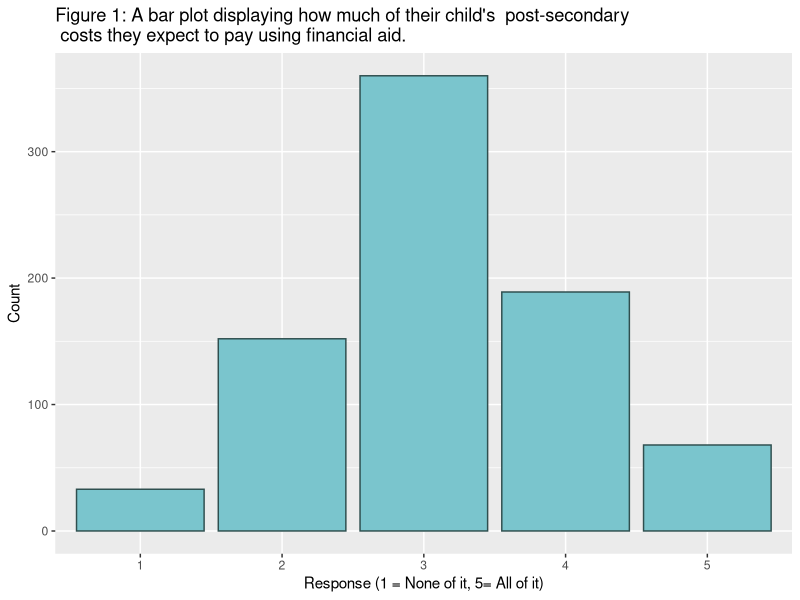

Generate this figure with R:
## ---- chunk 1

# Here you can load in and clean the data (you may need to do the cleaning in a separate R script - this is up to you). 
library(tidyverse)


# You may need additional chunks, in case you want to include some of the cleaning output.

## ---- chunk 2

# Here you can simulate and clean the data. 

# You may need additional chunks, in case you want to include some of the cleaning output. 

# I have included some example code below, but it should be changed, as it is likely not relevant and doesn't really appropriately simulate heights.

set.seed(500)

probs <- c(4.4, 20.4, 45.4, 20.4, 9.4)

sim_data <- sample(x= 1:5, size=802, prob = probs, replace=T)
ones <- sum(sim_data == 1)
twos <- sum(sim_data == 2)
threes <- sum(sim_data == 3)
fours <- sum(sim_data == 4)
fives <- sum(sim_data == 5)

c(ones, twos, threes, fours, fives)
length(sim_data)

## ---- chunk 3

sim_data_clean <- c()
for (i in seq_along(sim_data)) {
  if (sim_data[i] %in% c(1, 2)) {sim_data_clean[i] <- 0}
  else {sim_data_clean[i] <- 1}
}
sim_data_clean = na.omit(sim_data_clean)
sim_data_clean
length <- length(sim_data_clean)
finaid <- sum(sim_data_clean)
finaid/length
length
finaid
## ---- chunk 4

library(ggplot2)

df <- data.frame(sim_data)

ggplot(df, aes(x = factor(sim_data))) +
  geom_bar(fill = "cadetblue3", col="darkslategray") +
  labs(title = "Figure 1: A bar plot displaying how much of their child's  post-secondary \n costs they expect to pay using financial aid.", x = "Response (1 = None of it, 5= All of it)", y = "Count")

## ---- chunk 5

# Here you can derive the CIs of interest based off the simulated data in a previous chunk.

upper_bound <- 0.77 + 1.96*sqrt((0.77*0.33)/802)

lower_bound <- 0.77 - 1.96*sqrt((0.77*0.33)/802)

c(upper_bound, lower_bound)
## ---- chunk 6
glimpse(sim_data)

head(sim_data_clean)
